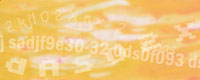
#> input picture onlinetools/extend/org/verify/bgs/2.jpg, 200 x 80 px, found by its file name
$ python fft.py ../../../extend/org/verify/bgs/1.jpg ../../../extend/org/verify/bgs/2.jpg
#> lines starting #> are read from the running program, lines starting #| are printed output that depends on the picture
# -*- coding: utf-8 -*-
import cv2
import numpy as np
import sys
import os
def savefft(imgpath, imgname):
#> called with imgpath = '../../../extend/org/verify/bgs/1.jpg', imgname = '../../../extend/org/verify/bgs/2.jpg'
	img = cv2.imread(imgpath + imgname, cv2.IMREAD_GRAYSCALE)
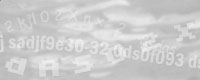
#> img: shape (80, 200); min 145, max 241, mean 204.6
	img2 = cv2.dft(img.astype(np.float32), flags=cv2.DFT_COMPLEX_OUTPUT)
	dft_shift = np.fft.fftshift(img2)
	magnitude_spectrum = 20*np.log(cv2.magnitude(dft_shift[:,:,0],dft_shift[:,:,1]))
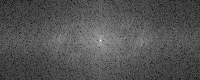
#> magnitude_spectrum: shape (80, 200) float32; min 20.24, max 300, mean 111.5; drawn with min black and max white
	basename = os.path.splitext(imgname)[0]
	cv2.imwrite(imgpath + basename + '_fft.png', magnitude_spectrum, [cv2.IMWRITE_PNG_COMPRESSION, 9])
	cv2.imwrite(imgpath + basename + '.png', img, [cv2.IMWRITE_PNG_COMPRESSION, 9])
	print('successful')
	print(basename + '.png')
	print(basename + '_fft.png')

if __name__ == '__main__':
	try:
		imgpath = sys.argv[1]
		imgname = sys.argv[2]
		savefft(imgpath, imgname)
	except:
		print("failed")

$ run again, on onlinetools/extend/org/verify/bgs/3.jpg
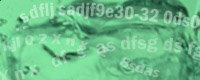
#> input picture onlinetools/extend/org/verify/bgs/3.jpg, 200 x 80 px, found by its file name
#> in savefft, `magnitude_spectrum = 20*np.log(cv2.magnitude(dft_shift[:,:,0],dft_shif..`:
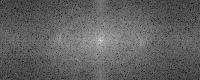
#> magnitude_spectrum: shape (80, 200) float32; min 29.42, max 294.8, mean 129.9; drawn with min black and max white
#> in savefft, `cv2.imwrite(imgpath + basename + '_fft.png', magnitude_spectrum, [cv2...`:
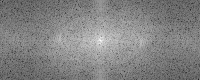
#> saved as 3_fft.png: shape (80, 200); min 29, max 255, mean 129.9

$ run again, on onlinetools/extend/org/verify/bgs/4.jpg
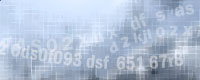
#> input picture onlinetools/extend/org/verify/bgs/4.jpg, 200 x 80 px, found by its file name
#> in savefft, `img = cv2.imread(imgpath + imgname, cv2.IMREAD_GRAYSCALE)`:
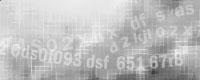
#> img: shape (80, 200); min 61, max 247, mean 190.1
#> in savefft, `magnitude_spectrum = 20*np.log(cv2.magnitude(dft_shift[:,:,0],dft_shif..`:
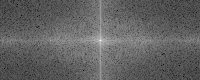
#> magnitude_spectrum: shape (80, 200) float32; min 9.91, max 298.6, mean 120.8; drawn with min black and max white

$ run again, on onlinetools/extend/org/verify/bgs/5.jpg
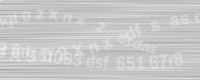
#> input picture onlinetools/extend/org/verify/bgs/5.jpg, 200 x 80 px, found by its file name
#> in savefft, img is the input picture: shape (80, 200); min 165, max 250, mean 200.6
#> in savefft, `magnitude_spectrum = 20*np.log(cv2.magnitude(dft_shift[:,:,0],dft_shif..`:
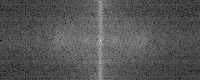
#> magnitude_spectrum: shape (80, 200) float32; min 13.86, max 299.6, mean 109.4; drawn with min black and max white
